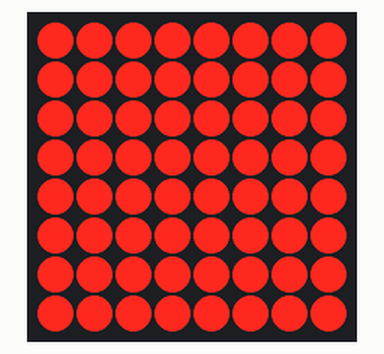
A sketch run on a simulated Arduino Uno, built with avr-gcc and run on an emulated ATmega328P. Parts: 8×8 LED matrix.

Above: at 0.1 s.
At 0.5 s:
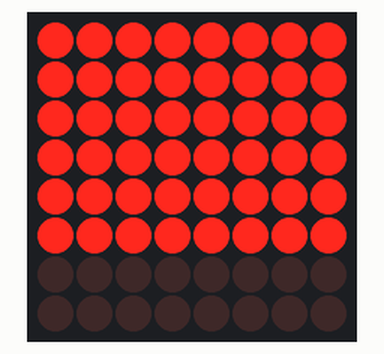
At 1.11 s:
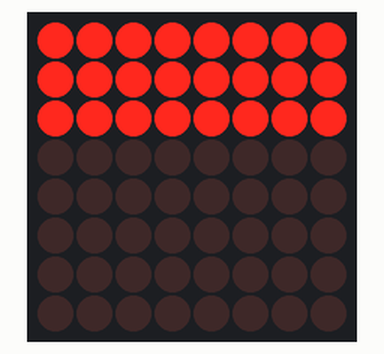
At 1.51 s:
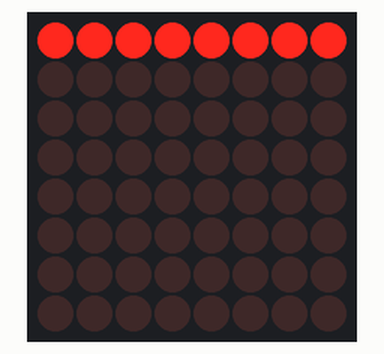
At 2.11 s:
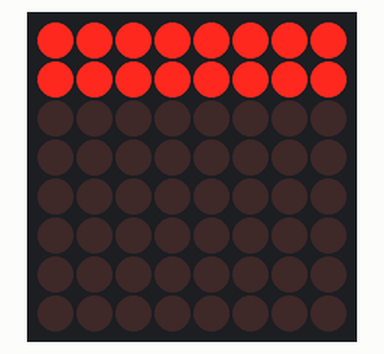
At 3.72 s:
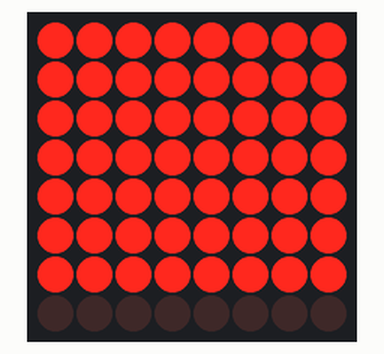

Measured:
- by itself, everything shown: repeats every 3.4 s, in 16 steps

The sketch:

LED_Cntrl_II.ino
```cpp
/*
By Samuel Rohan D'Souza
*/

#include "LedControl.h"
#include <binary.h>

/*
 * Params - LedControl(dataPin,clockPin,csPin,numDevices)
 * int dataPin    The pin on the Arduino where data gets shifted out
 * int clockPin   The pin for the clock
 * int csPin      The pin for selecting the device when data is to be sent
 * int numDevices The maximum number of devices that can be controlled
 *
 * xxx_addr is the address of the LED display. Address starts at 0 and goes up.
 * Repeat all instructions for lc2 in order to have both light up. lc2 address = 1
*/

LedControl lc1=LedControl(1, 2, 3, 1);
int lc1_addr = 0;

void setup() {
  //wake up the MAX72XX (LED array) from power-saving mode
  lc1.shutdown(lc1_addr,false);
  //set a medium brightness for the Leds
  lc1.setIntensity(lc1_addr,15);
  lc1.clearDisplay(lc1_addr);
  lc1.setRow(lc1_addr,0,B11111111);
  lc1.setRow(lc1_addr,1,B11111111);
  lc1.setRow(lc1_addr,2,B11111111);
  lc1.setRow(lc1_addr,3,B11111111);
  lc1.setRow(lc1_addr,4,B11111111);
  lc1.setRow(lc1_addr,5,B11111111);
  lc1.setRow(lc1_addr,6,B11111111);
  lc1.setRow(lc1_addr,7,B11111111);
}

/*
 * Set the status of a single Led.
 * Params - setLed(int addr, int row, int col, boolean state)
 * addr  address of the display
 * row   the row of the Led (0..7)
 * col   the column of the Led (0..7)
 * state If true the led is switched on, if false it is switched off
 * Alternatively: setRow(addr,row,value in binary) e.g. lc.setRow(0,2,B10110000). setColumn also exists, though setRow is the fastest method.
 */
void loop() {
  down_then_up();
}
void fade_in_fade_out() {
    // Fade in then Fade out
  for (int i = 1; i<=15; i++) {
    lc1.setIntensity(lc1_addr,i);
    lc1.setRow(lc1_addr,0,B11111111);
    lc1.setRow(lc1_addr,1,B11111111);
    lc1.setRow(lc1_addr,2,B11111111);
    lc1.setRow(lc1_addr,3,B11111111);
    lc1.setRow(lc1_addr,4,B11111111);
    lc1.setRow(lc1_addr,5,B11111111);
    lc1.setRow(lc1_addr,6,B11111111);
    lc1.setRow(lc1_addr,7,B11111111);
    delay(150);
  }
  delay(1000);
  for (int e = 14; e > 0; e--) {
    lc1.setIntensity(lc1_addr,e);
    lc1.setRow(lc1_addr,7,B11111111);
    lc1.setRow(lc1_addr,6,B11111111);
    lc1.setRow(lc1_addr,5,B11111111);
    lc1.setRow(lc1_addr,4,B11111111);
    lc1.setRow(lc1_addr,3,B11111111);
    lc1.setRow(lc1_addr,2,B11111111);
    lc1.setRow(lc1_addr,1,B11111111);
    lc1.setRow(lc1_addr,0,B11111111);
    delay(150);
  }
}
void down_then_up() {
  // Down then Up.
  lc1.setIntensity(lc1_addr, 15);
  lc1.setRow(lc1_addr,7,B11111111);
  lc1.setRow(lc1_addr,6,B11111111);
  lc1.setRow(lc1_addr,5,B11111111);
  lc1.setRow(lc1_addr,4,B11111111);
  lc1.setRow(lc1_addr,3,B11111111);
  lc1.setRow(lc1_addr,2,B11111111);
  lc1.setRow(lc1_addr,1,B11111111);
  lc1.setRow(lc1_addr,0,B11111111);
  delay(200);
  lc1.setIntensity(lc1_addr, 13);
  lc1.setRow(lc1_addr,7,B00000000);
  lc1.setRow(lc1_addr,6,B11111111);
  lc1.setRow(lc1_addr,5,B11111111);
  lc1.setRow(lc1_addr,4,B11111111);
  lc1.setRow(lc1_addr,3,B11111111);
  lc1.setRow(lc1_addr,2,B11111111);
  lc1.setRow(lc1_addr,1,B11111111);
  lc1.setRow(lc1_addr,0,B11111111);
  delay(200);
  lc1.setIntensity(lc1_addr, 11);
  lc1.setRow(lc1_addr,7,B00000000);
  lc1.setRow(lc1_addr,6,B00000000);
  lc1.setRow(lc1_addr,5,B11111111);
  lc1.setRow(lc1_addr,4,B11111111);
  lc1.setRow(lc1_addr,3,B11111111);
  lc1.setRow(lc1_addr,2,B11111111);
  lc1.setRow(lc1_addr,1,B11111111);
  lc1.setRow(lc1_addr,0,B11111111);
  delay(200);
  lc1.setIntensity(lc1_addr, 9);
  lc1.setRow(lc1_addr,7,B00000000);
  lc1.setRow(lc1_addr,6,B00000000);
  lc1.setRow(lc1_addr,5,B00000000);
  lc1.setRow(lc1_addr,4,B11111111);
  lc1.setRow(lc1_addr,3,B11111111);
  lc1.setRow(lc1_addr,2,B11111111);
  lc1.setRow(lc1_addr,1,B11111111);
  lc1.setRow(lc1_addr,0,B11111111);
  delay(200);
  lc1.setIntensity(lc1_addr, 8);
  lc1.setRow(lc1_addr,7,B00000000);
  lc1.setRow(lc1_addr,6,B00000000);
  lc1.setRow(lc1_addr,5,B00000000);
  lc1.setRow(lc1_addr,4,B00000000);
  lc1.setRow(lc1_addr,3,B11111111);
  lc1.setRow(lc1_addr,2,B11111111);
  lc1.setRow(lc1_addr,1,B11111111);
  lc1.setRow(lc1_addr,0,B11111111);
  delay(200);
  lc1.setIntensity(lc1_addr, 6);
  lc1.setRow(lc1_addr,7,B00000000);
  lc1.setRow(lc1_addr,6,B00000000);
  lc1.setRow(lc1_addr,5,B00000000);
  lc1.setRow(lc1_addr,4,B00000000);
  lc1.setRow(lc1_addr,3,B00000000);
  lc1.setRow(lc1_addr,2,B11111111);
  lc1.setRow(lc1_addr,1,B11111111);
  lc1.setRow(lc1_addr,0,B11111111);
  delay(200);
  lc1.setIntensity(lc1_addr, 4);
  lc1.setRow(lc1_addr,7,B00000000);
  lc1.setRow(lc1_addr,6,B00000000);
  lc1.setRow(lc1_addr,5,B00000000);
  lc1.setRow(lc1_addr,4,B00000000);
  lc1.setRow(lc1_addr,3,B00000000);
  lc1.setRow(lc1_addr,2,B00000000);
  lc1.setRow(lc1_addr,1,B11111111);
  lc1.setRow(lc1_addr,0,B11111111);
  delay(200);
  lc1.setIntensity(lc1_addr, 2);
  lc1.setRow(lc1_addr,7,B00000000);
  lc1.setRow(lc1_addr,6,B00000000);
  lc1.setRow(lc1_addr,5,B00000000);
  lc1.setRow(lc1_addr,4,B00000000);
  lc1.setRow(lc1_addr,3,B00000000);
  lc1.setRow(lc1_addr,2,B00000000);
  lc1.setRow(lc1_addr,1,B00000000);
  lc1.setRow(lc1_addr,0,B11111111);
  delay(200);
  lc1.setIntensity(lc1_addr, 0);
  lc1.setRow(lc1_addr,7,B00000000);
  lc1.setRow(lc1_addr,6,B00000000);
  lc1.setRow(lc1_addr,5,B00000000);
  lc1.setRow(lc1_addr,4,B00000000);
  lc1.setRow(lc1_addr,3,B00000000);
  lc1.setRow(lc1_addr,2,B00000000);
  lc1.setRow(lc1_addr,1,B00000000);
  lc1.setRow(lc1_addr,0,B00000000);
  delay(400);
  lc1.setRow(lc1_addr,7,B00000000);
  lc1.setRow(lc1_addr,6,B00000000);
  lc1.setRow(lc1_addr,5,B00000000);
  lc1.setRow(lc1_addr,4,B00000000);
  lc1.setRow(lc1_addr,3,B00000000);
  lc1.setRow(lc1_addr,2,B00000000);
  lc1.setRow(lc1_addr,1,B11111111);
  lc1.setRow(lc1_addr,0,B11111111);
  delay(200);
  lc1.setRow(lc1_addr,7,B00000000);
  lc1.setRow(lc1_addr,6,B00000000);
  lc1.setRow(lc1_addr,5,B00000000);
  lc1.setRow(lc1_addr,4,B00000000);
  lc1.setRow(lc1_addr,3,B00000000);
  lc1.setRow(lc1_addr,2,B11111111);
  lc1.setRow(lc1_addr,1,B11111111);
  lc1.setRow(lc1_addr,0,B11111111);
  delay(200);
  lc1.setRow(lc1_addr,7,B00000000);
  lc1.setRow(lc1_addr,6,B00000000);
  lc1.setRow(lc1_addr,5,B00000000);
  lc1.setRow(lc1_addr,4,B00000000);
  lc1.setRow(lc1_addr,3,B11111111);
  lc1.setRow(lc1_addr,2,B11111111);
  lc1.setRow(lc1_addr,1,B11111111);
  lc1.setRow(lc1_addr,0,B11111111);
  delay(200);
  lc1.setRow(lc1_addr,7,B00000000);
  lc1.setRow(lc1_addr,6,B00000000);
  lc1.setRow(lc1_addr,5,B00000000);
  lc1.setRow(lc1_addr,4,B11111111);
  lc1.setRow(lc1_addr,3,B11111111);
  lc1.setRow(lc1_addr,2,B11111111);
  lc1.setRow(lc1_addr,1,B11111111);
  lc1.setRow(lc1_addr,0,B11111111);
  delay(200);
  lc1.setRow(lc1_addr,7,B00000000);
  lc1.setRow(lc1_addr,6,B00000000);
  lc1.setRow(lc1_addr,5,B11111111);
  lc1.setRow(lc1_addr,4,B11111111);
  lc1.setRow(lc1_addr,3,B11111111);
  lc1.setRow(lc1_addr,2,B11111111);
  lc1.setRow(lc1_addr,1,B11111111);
  lc1.setRow(lc1_addr,0,B11111111);
  delay(200);
  lc1.setRow(lc1_addr,7,B00000000);
  lc1.setRow(lc1_addr,6,B11111111);
  lc1.setRow(lc1_addr,5,B11111111);
  lc1.setRow(lc1_addr,4,B11111111);
  lc1.setRow(lc1_addr,3,B11111111);
  lc1.setRow(lc1_addr,2,B11111111);
  lc1.setRow(lc1_addr,1,B11111111);
  lc1.setRow(lc1_addr,0,B11111111);
  delay(200);
  lc1.setRow(lc1_addr,7,B11111111);
  lc1.setRow(lc1_addr,6,B11111111);
  lc1.setRow(lc1_addr,5,B11111111);
  lc1.setRow(lc1_addr,4,B11111111);
  lc1.setRow(lc1_addr,3,B11111111);
  lc1.setRow(lc1_addr,2,B11111111);
  lc1.setRow(lc1_addr,1,B11111111);
  lc1.setRow(lc1_addr,0,B11111111);
  delay(200);
}
```
